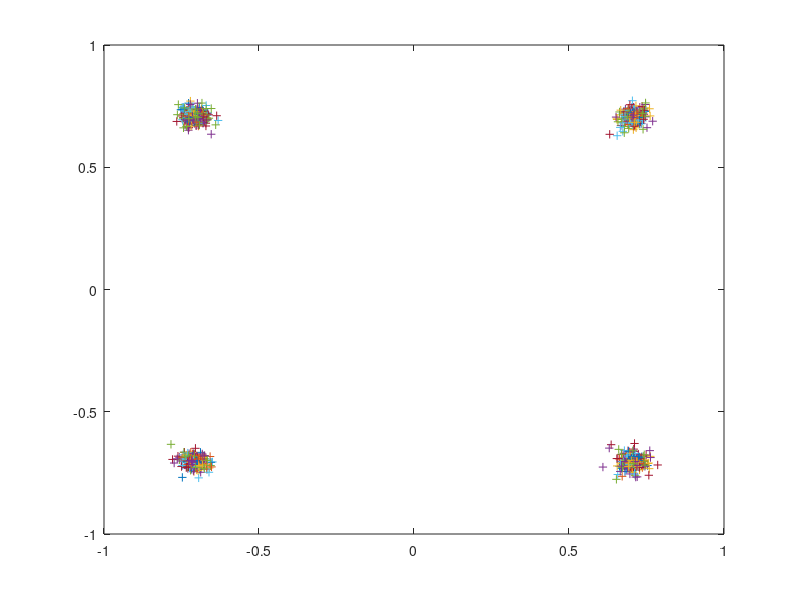
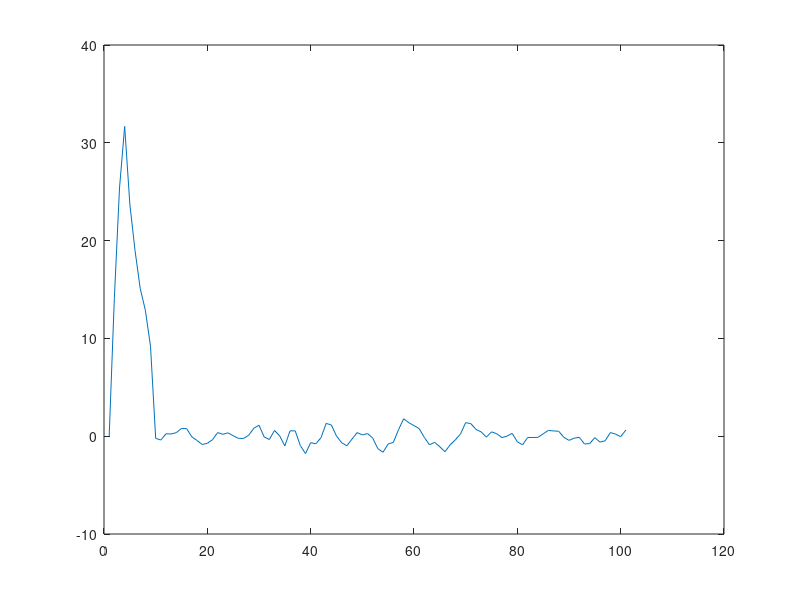

MATLAB code for these plots, in order:
% fdmdv.m
%
% Frequency Divison Multiplexed Modem for Digital Voice.
%
% Copyright David Rowe 2012
% This program is distributed under the terms of the GNU General Public License 
% Version 2
%
% Octave implementation of a G3PLX style FDMDV HF modem.

clear all;
rand('state',1); 
randn('state',1);
 
global Fs = 2000;      % sample rate in Hz
global T  = 1/Fs;      % sample period in seconds
global Rs = 50;        % symbol rate in Hz
global Ts = 1/Rs;      % symbol period in seconds
global Nc = 14;        % number of carriers
global Nb = 2;         % Bits/symbol for QPSK modulation
global Rb = Nc*Rs*Nb;  % bit rate
global M  = Fs/Rs;     % oversampling factor
global Nsym  = 4;      % number of symbols to filter over
global Fsep  = 75;     % Separation between carriers (Hz)
global Fcentre = 1200; % Centre frequency, Nc/2 below this, N/c above (Hz)
global Nt = 5;         % number of symbols we estimate timing over

% Generate root raised cosine (Root Nyquist) filter ---------------

% thanks http://www.dsplog.com/db-install/wp-content/uploads/2008/05/raised_cosine_filter.m

alpha = 0.5;      % excess bandwidth
n = -Nsym*Ts/2:T:Nsym*Ts/2;
global Nfilter = Nsym*M + 1;

sincNum = sin(pi*n/Ts); % numerator of the sinc function
sincDen = (pi*n/Ts);    % denominator of the sinc function
sincDenZero = find(abs(sincDen) < 10^-10);
sincOp = sincNum./sincDen;
sincOp(sincDenZero) = 1; % sin(pix/(pix) =1 for x =0

cosNum = cos(alpha*pi*n/Ts);
cosDen = (1-(2*alpha*n/Ts).^2);
cosDenZero = find(abs(cosDen)<10^-10);
cosOp = cosNum./cosDen;
cosOp(cosDenZero) = pi/4;
gt_alpha5 = sincOp.*cosOp;
Nfft = 4096;
GF_alpha5 = fft(gt_alpha5,Nfft)/M;
% sqrt causes stop band to be amplifed, this hack pushes it down again
for i=1:Nfft
  if (abs(GF_alpha5(i)) < 0.02)
    GF_alpha5(i) *= 0.001;
  endif
end
GF_alpha5_root = sqrt(abs(GF_alpha5)) .* exp(j*angle(GF_alpha5));
ifft_GF_alpha5_root = ifft(GF_alpha5_root);
global gt_alpha5_root = real((ifft_GF_alpha5_root(1:Nfilter)));


% Functions ----------------------------------------------------


% generate Nc QPSK symbols from vector of (1,Nc*Nb) input bits

function tx_symbols = qpsk_map(tx_bits)
  global Nc;
  global Nb;

  % re-arrange as (Nc,Nb) matrix

  tx_bits_matrix = zeros(Nc,Nb);
  tx_bits_matrix(1:Nc,1) = tx_bits(1:Nb:Nb*Nc);
  tx_bits_matrix(1:Nc,2) = tx_bits(2:Nb:Nb*Nc);

  % map to (Nc,1) QPSK symbols

  tx_symbols = 1 - 2*tx_bits_matrix(:,1) + j - 2j*tx_bits_matrix(:,2); 

endfunction


% Given Nc*Nb bits construct M samples (1 symbol) of Nc filtered
% symbols streams

function tx_baseband = tx_filter(tx_symbols)
  global Nc;
  global M;
  global tx_filter_memory;
  global Nfilter;
  global gt_alpha5_root;

  tx_baseband = zeros(Nc,M);

  % tx filter each symbol, generate M filtered output samples for each symbol

  tx_filter_memory(:,Nfilter) = sqrt(2)/2*tx_symbols;
  for i=1:M
    tx_baseband(:,i) = M*tx_filter_memory * gt_alpha5_root';
    tx_filter_memory(:,1:Nfilter-1) = tx_filter_memory(:,2:Nfilter);
    tx_filter_memory(:,Nfilter) = zeros(Nc,1);
  end
endfunction


% Construct FDM signal by frequency shifting each filtered symbol
% stream

function tx_fdm = fdm_upconvert(tx_filt)
  global Fs;
  global M;
  global Nc;
  global Fsep;
  global phase_tx;

  tx_fdm = zeros(1,M);

  % Nc/2 tones below centre freq
  
  for c=1:Nc/2
      carrier_freq = (-Nc/2 - 1 + c)*Fsep;
      for i=1:M
        phase_tx(c) = phase_tx(c) + 2*pi*carrier_freq/Fs;
	tx_fdm(i) = tx_fdm(i) + tx_filt(c,i)*exp(j*phase_tx(c));
      end
  end

  % Nc/2 tones above centre freq  

  for c=Nc/2+1:Nc
      carrier_freq = (-Nc/2 + c)*Fsep;
      for i=1:M
        phase_tx(c) = phase_tx(c) + 2*pi*carrier_freq/Fs;
	tx_fdm(i) = tx_fdm(i) + tx_filt(c,i)*exp(j*phase_tx(c));
      end
  end

endfunction


% Frequency shift each modem carrier down to Nc baseband signals

function rx_baseband = fdm_downconvert(rx_fdm)
  global Fs;
  global M;
  global Nc;
  global Fsep;
  global phase_rx;

  rx_baseband = zeros(1,M);

  % Nc/2 tones below centre freq
  
  for c=1:Nc/2
      carrier_freq = (-Nc/2 - 1 + c)*Fsep;
      for i=1:M
        phase_rx(c) = phase_rx(c) + 2*pi*carrier_freq/Fs;
	rx_baseband(c,i) = rx_fdm(i)*exp(-j*phase_rx(c));
      end
  end

  % Nc/2 tones above centre freq  

  for c=Nc/2+1:Nc
      carrier_freq = (-Nc/2 + c)*Fsep;
      for i=1:M
        phase_rx(c) = phase_rx(c) + 2*pi*carrier_freq/Fs;
	rx_baseband(c,i) = rx_fdm(i)*exp(-j*phase_rx(c));
      end
  end
endfunction


% Receive filter each baseband signal

function rx_filt = rx_filter(rx_baseband)
  global Nc;
  global M;
  global rx_filter_memory;
  global Nfilter;
  global gt_alpha5_root;
  global Fsep;

  rx_filt = zeros(Nc,M);

  % rx filter each symbol, generate M filtered output samples for each symbol

  for i=1:M
    rx_filter_memory(:,Nfilter) = rx_baseband(:,i);
    rx_filt(:,i) = rx_filter_memory * gt_alpha5_root';
    rx_filter_memory(:,1:Nfilter-1) = rx_filter_memory(:,2:Nfilter);
  end
endfunction


% Estimate optimum timing offset, output is 0...M-1

function [rx_symbols rx_timing] = rx_est_timing(rx_filt)
  global M;
  global Nt;
  global rx_filt_mem_timing;

  % sum envelopes of all carrier

  env = sum(abs(rx_filt(:,:)));
  [n m] = size(env);

  % IDFT of frequency M

  x = env * exp(j*2*pi*(0:m-1)/M)';

  % map phase to estimated optimum timing instant

  rx_timing = angle(x)*M/pi;

  % sample right in the middle of the timing estimator window,
  % Nt assumed to be odd

  sample_instant = round(rx_timing) + 1+M*(floor(Nt/2)+1);
  rx_symbols = rx_filt_mem_timing(:,sample_instant);

endfunction


% Main loop ----------------------------------------------------

global tx_filter_memory = zeros(Nc, Nfilter);
global rx_filter_memory = zeros(Nc, Nfilter);
global phase_tx = zeros(Nc,1);
global phase_rx = zeros(Nc,1);
global rx_filt_mem_timing = zeros(Nc,M*Nt);

frames = 100;
tx_filt = zeros(Nc,M);
rx_symbols_log = zeros(Nc,1);
rx_timing_log = 0;
tx_pwr = 0;

for i=1:frames
  tx_bits = rand(1,Nc*Nb) > 0.5; 
  tx_symbols = qpsk_map(tx_bits);
  tx_baseband = tx_filter(tx_symbols);
  tx_fdm = fdm_upconvert(tx_baseband);
  tx_pwr = 0.9*tx_pwr + 0.1*tx_fdm*tx_fdm'/(M*Nc);

  rx_baseband = fdm_downconvert(tx_fdm);
  rx_filt = rx_filter(rx_baseband);

  rx_filt_mem_timing(:,1:M*(Nt-1)) = rx_filt_mem_timing(:,M+1:M*Nt);
  rx_filt_mem_timing(:,M*(Nt-1)+1:M*Nt) = rx_filt;
  [rx_symbols rx_timing] = rx_est_timing(rx_filt_mem_timing);
  rx_timing_log = [rx_timing_log rx_timing];
  rx_symbols_log = [rx_symbols_log rx_symbols];
end

figure(1)
clf;
[n m] = size(rx_symbols_log);
plot(real(rx_symbols_log(:,20:m)),imag(rx_symbols_log(:,20:m)),'+')
figure(2)
clf;
plot(rx_timing_log)

% TODO
%   + handling sample slips, extra plus/minus samples
%   + simulating sample clock offsets
%   + timing, frequency offset get function
%   + memory of recent tx and rx signal for spectrogram
%   + scatter diagram get function

% DPSK
% add channel noise, phase offset, frequency offset, timing offset
% measure Eb/No versus BER in AWGN
% fading simulator
% file I/O to test with Codec
% sync recovery time
% dump file type plotting & instrumentation
% determine if error pattern is bursty
% HF channel simulation
